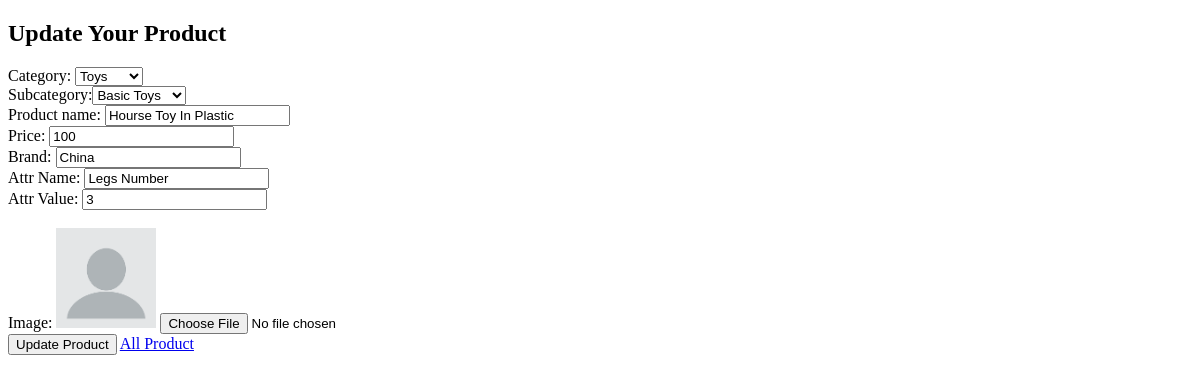
The app's page /tec/updateform/1, older data.
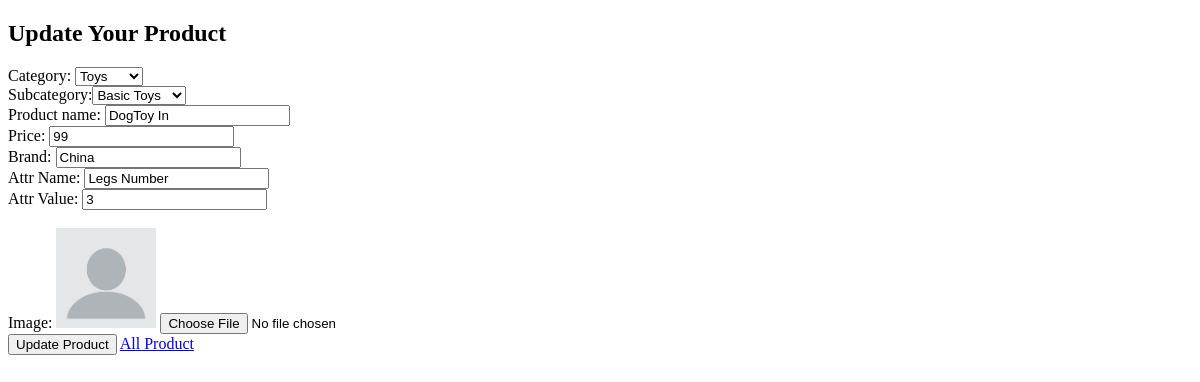
The same page, newer data.
### student/models.py (models this page shows)
class Products(models.Model):
    cid = models.ForeignKey(Category,on_delete=models.CASCADE)
    scid = models.ForeignKey(Subcategory,on_delete=models.CASCADE)
    pname = models.CharField(max_length=200)
    pprice = models.IntegerField()
    brand = models.CharField(max_length=200)
    attr1 = models.CharField(max_length=200)
    value1= models.CharField(max_length=200)
    image = models.ImageField(upload_to="products/",default="blank.png")

### teacher/views.py (the view)
# urls.py: path('updateform/<int:ids>',views.updateform,name="updateform")
def updateform(request,ids):
    allcat = Category.objects.all()
    allsubcat = Subcategory.objects.all()
    prod = Products.objects.get(id=ids)
    return render (request,"tech/updateproduct.html",{"cat":allcat,"subcat":allsubcat,"prod":prod})

### teacher/templates/tech/updateproduct.html (shortened to what this page needs)
<!DOCTYPE html>
<html lang="en">
<head>
</head>
<body>
        <h2>Update Your Product </h2>
   <form enctype="multipart/form-data" action="{% url 'updatepro' %}" method="post">
       Category: <select name="cid">
           {% for i in cat %}
           <option value="{{i.id}}"> {{ i.name }} </option>
           {% endfor %}
       </select>
       <br/>
       Subcategory:<select name="scid">
           {% for i in subcat %}
           <option value="{{i.id}}"> {{ i.scname }} </option>
           {% endfor %}
       </select><br/>
       Product name:
       <input type="text" name="pname" value="{{prod.pname}}" id=""><br/>
       Price:
       <input type="text" name="pprice" value="{{prod.pprice}}" id=""><br/>
       Brand:
       <input type="text" name="brand"value="{{prod.brand}}" ><br/>
       Attr Name:
       <input type="text" name="attr1"value="{{prod.attr1}}" ><br/>
       Attr Value:
       <input type="text" name="value1"value="{{prod.value1}}" ><br/>
       <input type="hidden" name="hidenid"value="{{prod.id}}" ><br/>
       Image:
       <img src="{{prod.image.url}}" width="100px"/>
       <input type="file" name="file"/><br/>
       <input type="submit" value="Update Product">
       <a href="{% url 'viewproducts' %}" >All Product</a>
   </form>
</body>
</html>

Row changes from the older to the newer data that the page shows:
changed Products: pname "Hourse Toy In Plastic" → "DogToy In"; pprice "100" → "99"
